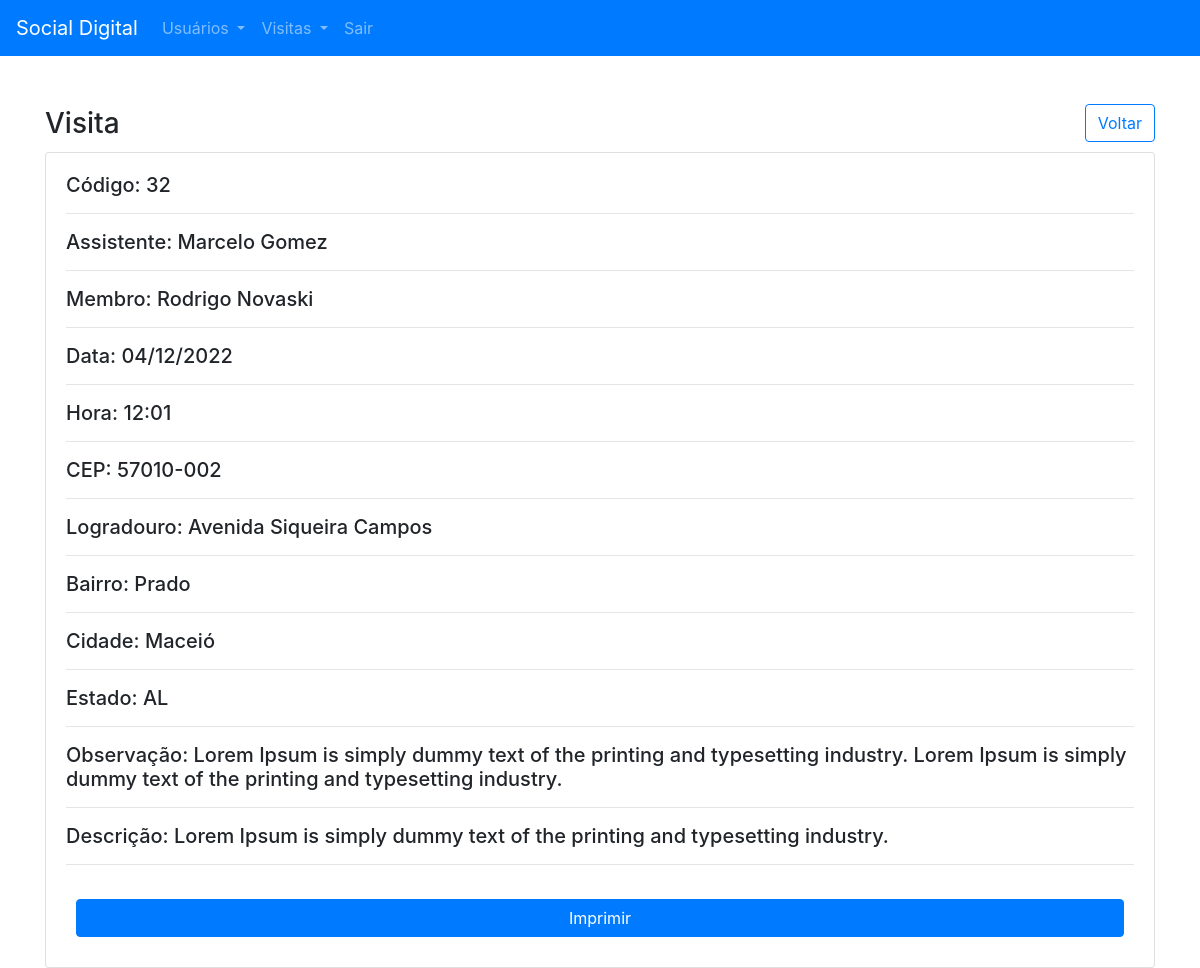
The app's page /src/admin/visitas/vImprimir.php?id=32 (signed in) with its own data.
### tables this page shows
CREATE TABLE `visitas` (
  `id_visitas` int(11) NOT NULL,
  `data_visita` date NOT NULL,
  `hora_visita` time NOT NULL,
  `observacao_visita` varchar(800) NOT NULL,
  `descricao_visita` varchar(800) NOT NULL,
  `cep_visita` varchar(9) NOT NULL,
  `rua_visita` varchar(85) NOT NULL,
  `bairro_visita` varchar(85) NOT NULL,
  `cidade_visita` varchar(85) NOT NULL,
  `estado_visita` char(2) NOT NULL,
  `fk_assistente` int(11) DEFAULT NULL,
  `fk_membro` int(11) DEFAULT NULL
);

CREATE TABLE `usuarios` (
  `id_usuario` int(11) NOT NULL,
  `nome_usuario` varchar(100) NOT NULL,
  `cpf_usuario` varchar(15) NOT NULL,
  `rg_usuario` varchar(15) NOT NULL,
  `email_usuario` varchar(100) NOT NULL,
  `senha_user` varchar(8) NOT NULL,
  `dtNasc_usuario` date DEFAULT NULL,
  `fk_tipo` int(11) NOT NULL,
  `dtCad_usuario` date NOT NULL
);

### src/admin/visitas/vImprimir.php (the view, shortened to what this page needs)
<?php
    include_once('../connect.php');
?>
<!DOCTYPE html>
<html lang="pt-br">
<head>
    <link rel="stylesheet" href="https://stackpath.bootstrapcdn.com/bootstrap/4.1.3/css/bootstrap.min.css">
</head>
<body>
    <?php
        include_once('../header.php');
        $visita_selecionada = $_GET['id'];
        $sql = mysqli_query($conn, "SELECT * FROM visitas WHERE id_visitas = $visita_selecionada");
        $row = mysqli_fetch_array($sql);
    ?>
    <div class="container">
        <div style="display:flex; align-items:center; justify-content:space-between">
            <h3>Visita</h3>
            <a href="vread.php" style="margin-bottom: 10px;" class="btn btn-outline-primary print">Voltar</a>
        </div>
        <div class="card" style="padding: 20px; display:flex;">
            <h5>
                <div>Código: <?=$row['id_visitas']?></div><hr>
                <?php
                    $assistente = $row['fk_assistente'];
                    $membro = $row['fk_membro'];
                    $data_visita = DateTime::createFromFormat("Y-m-d", $row['data_visita']);
                    $hora_visita = DateTime::createFromFormat("H:i:s",$row['hora_visita']);
                    $results_assistente = mysqli_query($conn, "SELECT nome_usuario FROM usuarios WHERE id_usuario = $assistente");
                    $row_assistente     = mysqli_fetch_array($results_assistente);
                    $results_membro = mysqli_query($conn, "SELECT nome_usuario FROM usuarios WHERE id_usuario = $membro");
                    $row_membro     = mysqli_fetch_array($results_membro);
                ?>
                <div>Assistente: <?=$row_assistente['nome_usuario']?></div><hr>
                <div>Membro: <?=$row_membro['nome_usuario']?></div><hr>
                <div>Data: <?=$data_visita->format("d/m/Y");?></div><hr>
                <div>Hora: <?=$hora_visita->format("H:i");?></div><hr>
                <div>CEP: <?=$row['cep_visita']?></div><hr>
                <div>Logradouro: <?=$row['rua_visita']?></div><hr>
                <div>Bairro: <?=$row['bairro_visita']?></div><hr>
                <div>Cidade: <?=$row['cidade_visita']?></div><hr>
                <div>Estado: <?=$row['estado_visita']?></div><hr>
                <div>Observação: <?=$row['observacao_visita']?></div><hr>
                <div>Descrição: <?=$row['descricao_visita']?></div><hr class="print">
            </h5>
            <a style="margin: 10px; color:white;" onclick="window.print()" class="btn btn-primary print">Imprimir</a>
        </div>
    </div>
</body>
</html>

### src/admin/header.php (shortened to what this page needs)
<nav class="navbar navbar-expand-lg navbar navbar-dark bg-primary">
        <a class="navbar-brand" href="#">Social Digital</a>
        <div class="collapse navbar-collapse" id="conteudoNavbarSuportado">
            <ul class="navbar-nav mr-auto">
                <li class="nav-item dropdown">
                    <a class="nav-link dropdown-toggle" href="#" id="navbarDropdown" role="button" data-toggle="dropdown" aria-haspopup="true" aria-expanded="false">
                        Usuários
                    </a>
                </li>
                <li class="nav-item dropdown">
                    <a class="nav-link dropdown-toggle" href="#" id="navbarDropdown" role="button" data-toggle="dropdown" aria-haspopup="true" aria-expanded="false">
                        Visitas
                    </a>
                </li>
                <li>
                    <div>
                        <a class="nav-link " href="?sair">Sair</a>
                    </div>
                </li>
            </ul>
        </div>
    </nav>
    <br><br>

### records on screen
visitas: id_visitas "32", data_visita "04/12/2022", hora_visita "12:01", cep_visita "57010-002", rua_visita "Avenida Siqueira Campos", bairro_visita "Prado", cidade_visita "Maceió", estado_visita "AL", observacao_visita "Lorem Ipsum is simply dummy text of the printing and typesetting industry. Lorem Ipsum is simply dummy text of the printing and typesetting industry.", descricao_visita "Lorem Ipsum is simply dummy text of the printing and typesetting industry."
usuarios: nome_usuario "Marcelo Gomez"
usuarios: nome_usuario "Rodrigo Novaski"
